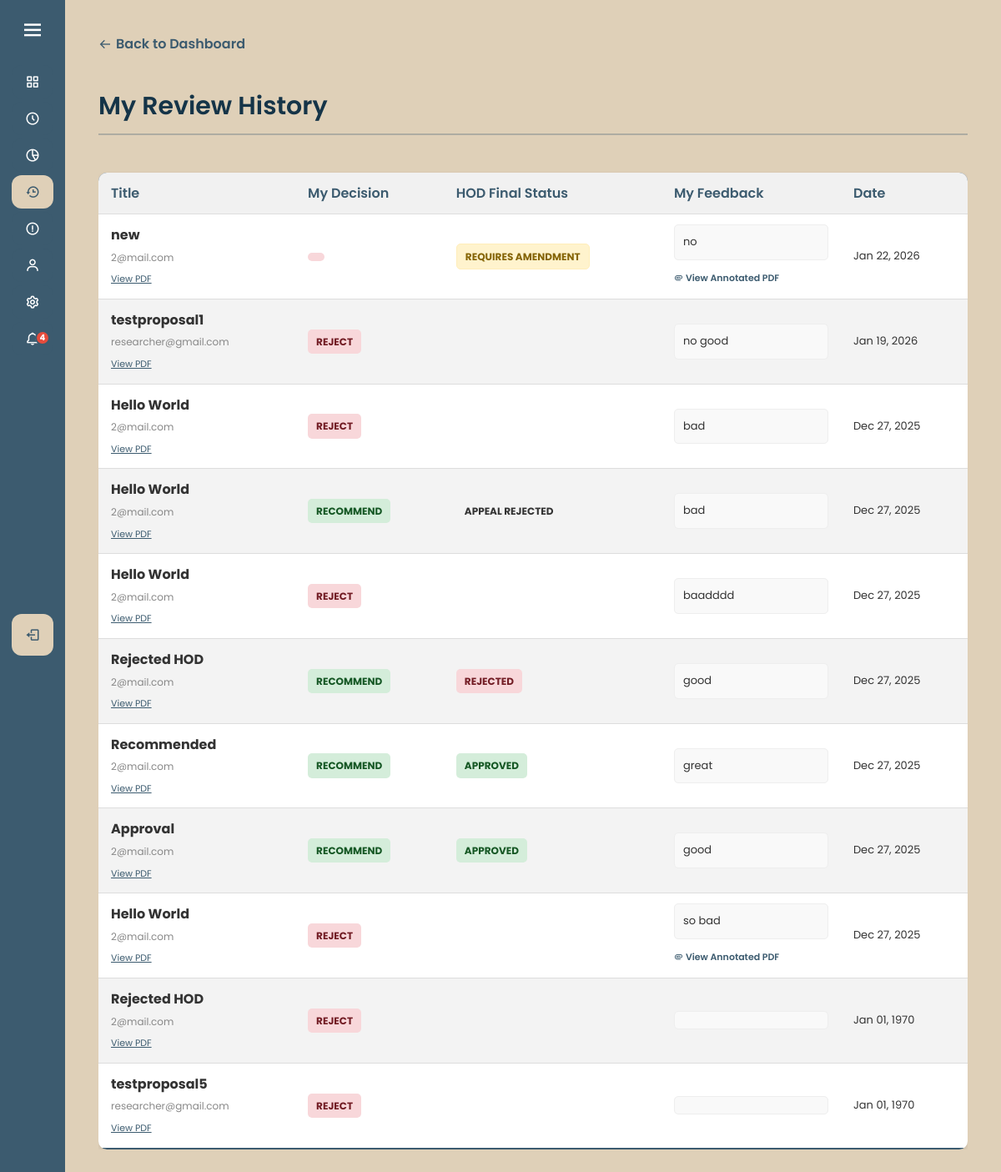
/reviewer_history.php (signed in), run on the app's committed database.
### tables this page shows
CREATE TABLE `reviews` (
  `id` int(11) NOT NULL,
  `reviewer_id` int(11) NOT NULL,
  `reviewer_email` varchar(255) DEFAULT NULL,
  `proposal_id` int(11) NOT NULL,
  `status` enum('Pending','Completed') DEFAULT 'Pending',
  `assigned_date` date DEFAULT curdate(),
  `type` enum('Proposal','Appeal') DEFAULT 'Proposal',
  `feedback` text DEFAULT NULL,
  `annotated_file` varchar(255) DEFAULT NULL,
  `decision` enum('RECOMMEND','REJECT') DEFAULT NULL,
  `review_date` datetime DEFAULT NULL
);

CREATE TABLE `proposals` (
  `id` int(11) NOT NULL,
  `title` varchar(255) NOT NULL,
  `description` text DEFAULT NULL,
  `researcher_email` varchar(255) NOT NULL,
  `file_path` varchar(255) NOT NULL,
  `reviewer_email` varchar(255) DEFAULT NULL,
  `status` enum('DRAFT','SUBMITTED','ASSIGNED','PENDING_REVIEW','REQUIRES_AMENDMENT','RESUBMITTED','RECOMMENDED','REJECTED','APPROVED','APPEALED','APPEAL_REJECTED') DEFAULT 'SUBMITTED',
  `created_at` timestamp NOT NULL DEFAULT current_timestamp(),
  `approved_at` datetime DEFAULT NULL,
  `resubmitted_at` datetime DEFAULT NULL,
  `priority` enum('Normal','High') DEFAULT 'Normal',
  `reviewer_feedback` text DEFAULT NULL,
  `amendment_notes` text DEFAULT NULL,
  `budget_requested` decimal(10,2) DEFAULT 0.00,
  `duration_months` int(11) DEFAULT 12,
  `approved_budget` decimal(10,2) DEFAULT 0.00,
  `amount_spent` decimal(10,2) DEFAULT 0.00
);

### reviewer_history.php (the view, shortened to what this page needs)
<?php
require 'config.php';
$email = $_SESSION['email'];
$user_q = $conn->query("SELECT id FROM users WHERE email = '$email'");
$user_id = $user_q->fetch_assoc()['id'];
$hist_query = "SELECT r.decision, r.feedback, r.status as review_status, r.review_date, r.annotated_file,
                      p.title, p.researcher_email, p.status as final_status, p.file_path
               FROM reviews r
               JOIN proposals p ON r.proposal_id = p.id
               WHERE r.reviewer_id = ? AND r.status = 'Completed'
               ORDER BY r.review_date DESC";
$hist_stmt = $conn->prepare($hist_query);
$hist_stmt->bind_param("i", $user_id);
$hist_stmt->execute();
$history = $hist_stmt->get_result();
?>
<!DOCTYPE html>
<html lang="en">
<head>
    <link rel="stylesheet" href="styling/style.css">
    <link rel="stylesheet" href="styling/dashboard.css">
    <link href="https://unpkg.com/boxicons@2.1.4/css/boxicons.min.css" rel="stylesheet">
</head>
<body>
    <?php include 'sidebar.php'; ?>
    <section class="home-section">
        <div style="margin-bottom: 20px;">
            <a href="reviewer_page.php" class="btn-back"><i class='bx bx-arrow-back'></i> Back to Dashboard</a>
        </div>
        <div class="welcome-text">My Review History</div>
        <hr style="border: 1px solid #3C5B6F; opacity: 0.3; margin-bottom: 25px;">
        <div style="overflow-x:auto;">
            <table class="styled-table">
                <thead>
                    <tr>
                        <th>Title</th>
                        <th>My Decision</th>
                        <th>HOD Final Status</th>
                        <th>My Feedback</th>
                        <th>Date</th>
                    </tr>
                </thead>
                <tbody>
                    <?php if ($history->num_rows > 0): ?>
                        <?php while($row = $history->fetch_assoc()): ?>
                            <tr>
                                <td>
                                    <strong><?= htmlspecialchars($row['title']) ?></strong><br>
                                    <span style="font-size: 12px; color: #888;"><?= htmlspecialchars($row['researcher_email']) ?></span>
                                    <br>
                                    <a href="<?= $row['file_path'] ?>" target="_blank" style="font-size: 11px; color: #3C5B6F;">View PDF</a>
                                </td>
                                <td>
                                    <?php if($row['review_status'] == 'Reported'): ?>
                                        <span class="status-badge rejected" style="background:#000; color:#fff;">Reported</span>
                                    <?php elseif($row['decision'] == 'AMENDMENT'): ?>
                                        <span class="status-badge requires_amendment">REQUESTED AMENDMENT</span>
                                    <?php else: ?>
                                        <span class="status-badge <?= $row['decision'] == 'RECOMMEND' ? 'approved' : 'rejected' ?>">
                                            <?= $row['decision'] ?>
                                        </span>
                                    <?php endif; ?>
                                </td>
                                <td>
                                    <?php
                                    if($row['review_status'] == 'Reported'): ?>
                                        <span style="color: #888;">Under Investigation</span>
                                    <?php elseif($row['decision'] == 'AMENDMENT' || $row['decision'] == 'REJECT'): ?>
                                        <span></span>
                                    <?php elseif ($row['final_status'] == 'RECOMMEND'): ?>
                                        <span class="status-badge assigned">Pending</span>
                                    <?php else: ?>
                                        <?php $badge_class = strtolower($row['final_status']); ?>
                                        <span class="status-badge <?= $badge_class ?>">
                                            <?= str_replace('_', ' ', $row['final_status']) ?>
                                        </span>
                                    <?php endif; ?>
                                </td>
                                <td>
                                    <div style="background: #f9f9f9; padding: 10px; border-radius: 5px; border: 1px solid #eee; font-size: 13px; max-height: 80px; overflow-y: auto;">
                                        <?= nl2br(htmlspecialchars($row['feedback'])) ?>
                                    </div>
                                    <?php if (!empty($row['annotated_file'])): ?>
                                        <div style="margin-top: 8px;">
                                            <a href="<?= htmlspecialchars($row['annotated_file']) ?>" target="_blank"
                                            style="font-size: 11px; color: #3C5B6F; text-decoration: none; font-weight: 600; display: inline-flex; align-items: center; gap: 3px;">
                                            <i class='bx bx-paperclip'></i> View Annotated PDF
                                            </a>
                                        </div>
                                    <?php endif; ?>
                                </td>
                                <td style="font-size: 13px;">
                                    <?= date('M d, Y', strtotime($row['review_date'])) ?>
                                </td>
                            </tr>
                        <?php endwhile; ?>
                    <?php else: ?>
                        <tr><td colspan="5" style="text-align: center; color: #777;">No history yet.</td></tr>
                    <?php endif; ?>
                </tbody>
            </table>
        </div>
    </section>
</body>
</html>

### styling/style.css (style rules this page uses)
* { margin: 0; padding: 0; box-sizing: border-box; font-family: "Poppins", sans-serif; }
body { background-color: #DFD0B8; }
.home-section { position: relative; background-color: #DFD0B8; min-height: 100vh; top: 0; left: 78px; width: calc(100% - 78px); transition: all 0.5s ease; z-index: 1; padding: 40px; color: #153448; }
.home-section .welcome-text { color: #153448; font-size: 30px; font-weight: 600; margin-bottom: 10px; display: flex; align-items: center; gap: 10px; }
.home-section p, .home-section li, .home-section td, .home-section label { color: #153448; font-size: 16px; line-height: 1.6; }
.status-badge { padding: 5px 10px; border-radius: 5px; font-size: 14px; font-weight: 500; }
.status-badge.approved { background: #d4edda; color: #155724; }
.status-badge.rejected { background: #f8d7da; color: #721c24; }
.btn-back { display: inline-flex; align-items: center; gap: 5px; margin-bottom: 20px; color: #3C5B6F; text-decoration: none; font-weight: 600; }
.styled-table { width: 100%; border-collapse: collapse; background: white; margin-top: 20px; border-radius: 10px; overflow: hidden; box-shadow: 0 2px 5px rgba(0,0,0,0.1); }
.styled-table th { background: #f1f1f1; text-align: left; padding: 15px; font-weight: 600; color: #3C5B6F; }
.styled-table td { padding: 15px; border-bottom: 1px solid #eee; color: #333; }
.styled-table tr:last-child td { border-bottom: none; }
.styled-table thead tr { background-color: #3C5B6F; color: #ffffff; text-align: left; font-weight: bold; }
.styled-table th, .styled-table td { padding: 12px 15px; border-bottom: 1px solid #ddd; }
.styled-table tbody tr { border-bottom: 1px solid #dddddd; }
.styled-table tbody tr:nth-of-type(even) { background-color: #f3f3f3; }
.styled-table tbody tr:last-of-type { border-bottom: 2px solid #3C5B6F; }
.status-badge { padding: 5px 10px; border-radius: 5px; font-size: 12px; font-weight: bold; text-transform: uppercase; display: inline-block; }
.status-badge.requires_amendment { background: #fff3cd; color: #856404; border: 1px solid #ffeeba; }

### data on the page
reviews: proposal.title "new", proposal.researcher_email "2@mail.com", proposal.status "REQUIRES AMENDMENT", feedback "no", review_date "Jan 22, 2026"
reviews: proposal.title "testproposal1", proposal.researcher_email "researcher@gmail.com", decision "REJECT", feedback "no good", review_date "Jan 19, 2026"
reviews: proposal.title "Hello World", proposal.researcher_email "2@mail.com", decision "REJECT", feedback "bad", review_date "Dec 27, 2025"
reviews: proposal.title "Hello World", proposal.researcher_email "2@mail.com", decision "RECOMMEND", proposal.status "APPEAL REJECTED", feedback "bad", review_date "Dec 27, 2025"
reviews: proposal.title "Hello World", proposal.researcher_email "2@mail.com", decision "REJECT", feedback "baadddd", review_date "Dec 27, 2025"
reviews: proposal.title "Rejected HOD", proposal.researcher_email "2@mail.com", decision "RECOMMEND", proposal.status "REJECTED", feedback "good", review_date "Dec 27, 2025"
reviews: proposal.title "Recommended", proposal.researcher_email "2@mail.com", decision "RECOMMEND", proposal.status "APPROVED", feedback "great", review_date "Dec 27, 2025"
reviews: proposal.title "Approval", proposal.researcher_email "2@mail.com", decision "RECOMMEND", proposal.status "APPROVED", feedback "good", review_date "Dec 27, 2025"
reviews: proposal.title "Hello World", proposal.researcher_email "2@mail.com", decision "REJECT", feedback "so bad", review_date "Dec 27, 2025"
reviews: proposal.title "Rejected HOD", proposal.researcher_email "2@mail.com", decision "REJECT", review_date "Jan 01, 1970"
reviews: proposal.title "testproposal5", proposal.researcher_email "researcher@gmail.com", decision "REJECT", review_date "Jan 01, 1970"

### other printed values
$unread_count "4"
